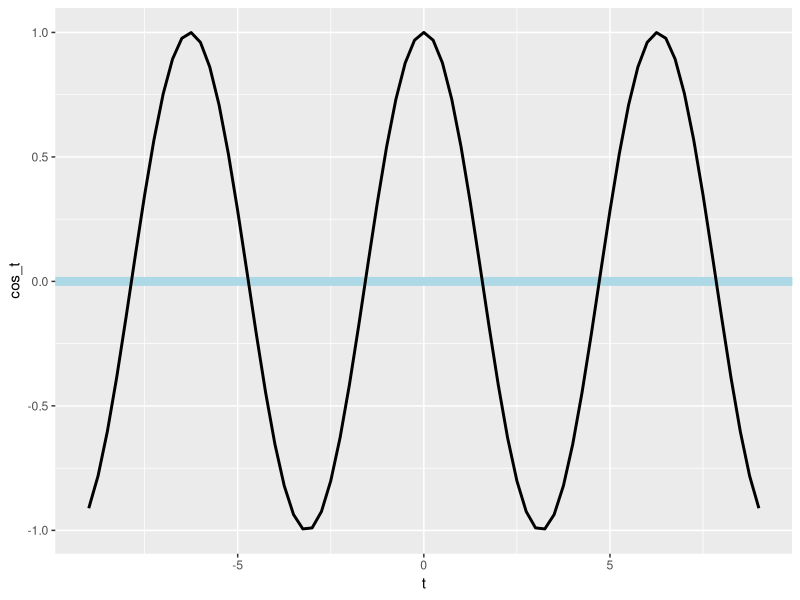
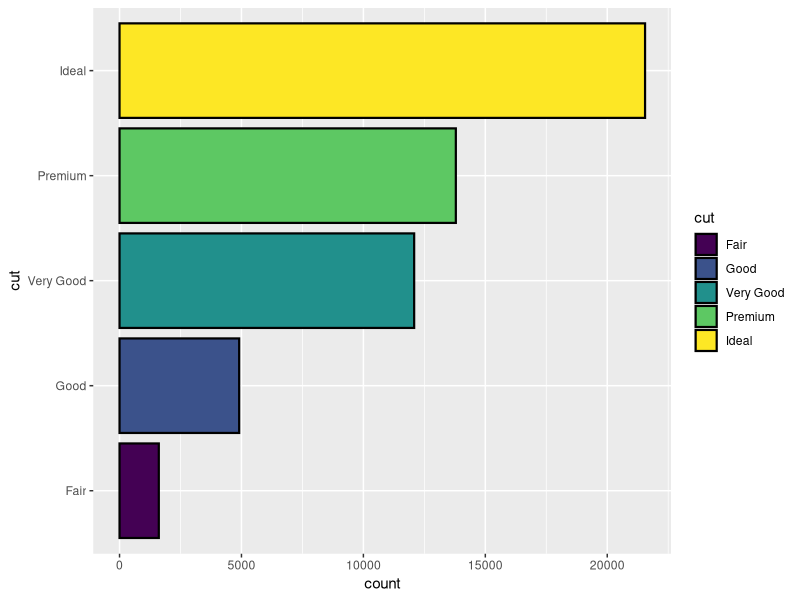

Here is the R script that generated these plots, in order:
## ---- chunk 1
#| message: false
#| echo: false

library(tidyverse)
## ---- chunk 2
ts <- tibble(
  t = seq(-9, 9, by = 0.25),
  cos_t = cos(t)
)
## ---- chunk 3
#| echo: false
ggplot(ts, aes(x = t, y = cos_t)) + 
  geom_hline(
    yintercept = 0, 
    color = "lightblue", 
    size = 3
  ) +
  geom_line(size = 1)
## ---- chunk 4
#| echo: false

ggplot(diamonds, aes(y = cut, fill = cut)) +
  geom_bar(color = "black", linewidth = 3/4)
